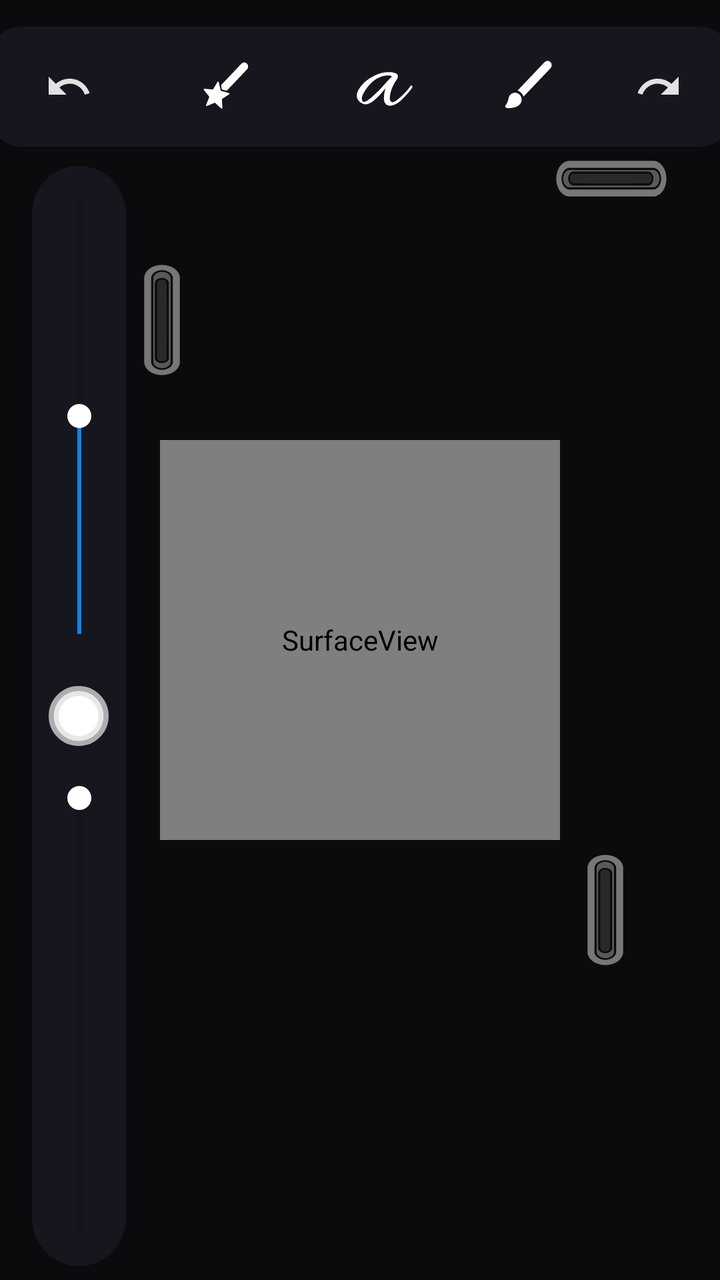
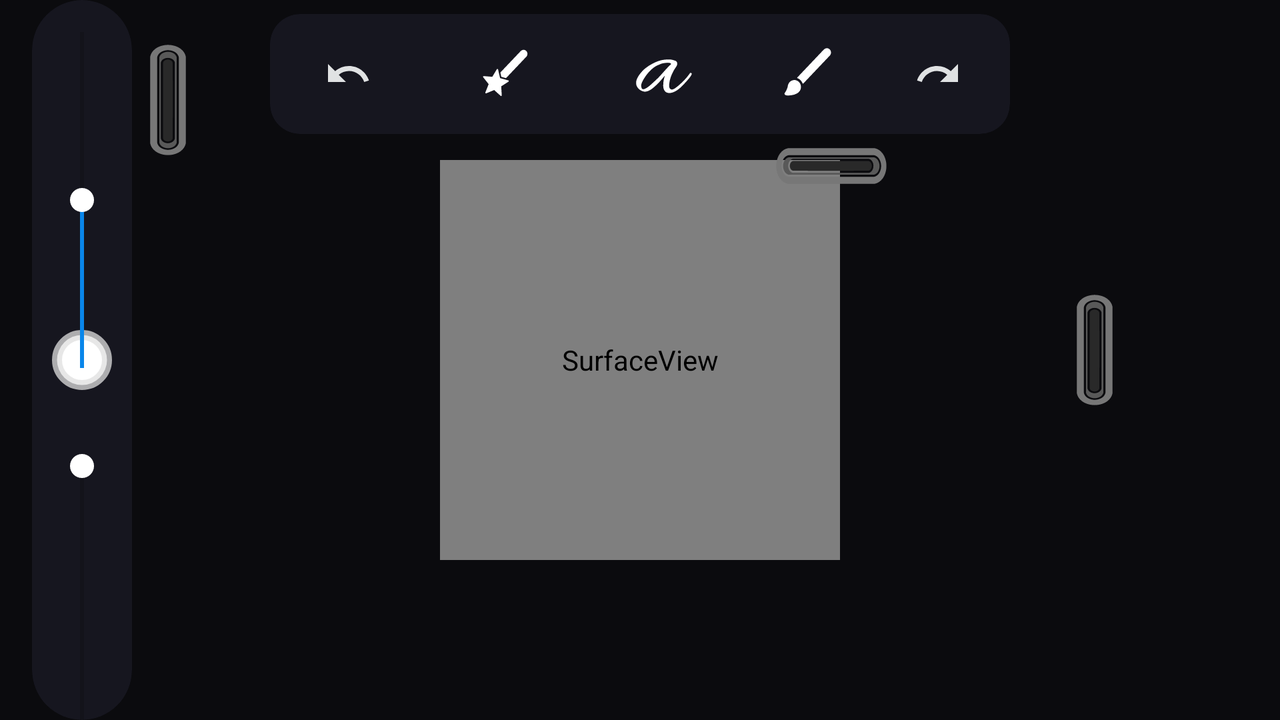

First picture: res/layout/ on a phone held upright. Second picture: the repository's own variant of that layout, on a device whose configuration matches the variant's folder. Source for both follows.
<!-- AndroidManifest.xml: application theme Theme.Retractablewindowborder -->
<!-- res/layout/activity_canvasactivity.xml -->
<?xml version="1.0" encoding="utf-8"?>
<androidx.constraintlayout.widget.ConstraintLayout xmlns:android="http://schemas.android.com/apk/res/android"
    xmlns:app="http://schemas.android.com/apk/res-auto"
    xmlns:tools="http://schemas.android.com/tools"
    android:id="@+id/parentcon"
    android:layout_width="match_parent"
    android:layout_height="match_parent"
    android:background="@drawable/grid_pattern">

    <SurfaceView
        android:id="@+id/mainsurfaceView"
        android:layout_width="600px"
        android:layout_height="600px"
        android:background="@color/white"
        app:layout_constraintBottom_toBottomOf="@+id/drawingview"
        app:layout_constraintEnd_toEndOf="parent"
        app:layout_constraintStart_toStartOf="parent"
        app:layout_constraintTop_toTopOf="parent" />


    <androidx.cardview.widget.CardView
        android:id="@+id/layercard"
        android:layout_width="250dp"
        android:layout_height="550dp"
        android:layout_gravity="right"

        android:layout_marginTop="80dp"
        android:layout_marginRight="1dp"
        android:visibility="gone"

        app:cardBackgroundColor="#F2171720"
        app:cardCornerRadius="18dp"
        app:cardElevation="0dp"
        app:cardUseCompatPadding="false"
        app:layout_constraintBottom_toBottomOf="parent"
        app:layout_constraintEnd_toEndOf="parent"
        app:layout_constraintHorizontal_bias="0.874"
        app:layout_constraintStart_toStartOf="parent"
        app:layout_constraintTop_toTopOf="parent"
        app:layout_constraintVertical_bias="0.287">

        <androidx.cardview.widget.CardView
            android:id="@+id/cardViewdx"
            android:layout_width="225dp"
            android:layout_height="45dp"
            android:layout_marginLeft="12dp"
            android:layout_marginTop="55dp"
            app:cardBackgroundColor="#24242C"
            app:cardCornerRadius="15dp">

            
            <ImageButton
                android:id="@+id/imageButton"
                android:layout_width="wrap_content"
                android:layout_height="wrap_content"
                android:layout_gravity="center_vertical|end"
                android:backgroundTint="#00000000"
                app:srcCompat="@drawable/baseline_add_24" />
        </androidx.cardview.widget.CardView>

        <TextView
            android:id="@+id/textView5"
            android:layout_width="wrap_content"
            android:layout_height="wrap_content"
            android:layout_marginLeft="30dp"
            android:layout_marginTop="15dp"
            android:text="Layers"
            android:textColor="@color/white"
            android:textSize="25dp"
            android:textStyle="bold" />


        <androidx.cardview.widget.CardView
            android:layout_width="220dp"
            android:layout_height="350dp"
            android:layout_marginLeft="15dp"
            android:layout_marginTop="120dp"
            app:cardBackgroundColor="#1B1B22"
            app:cardCornerRadius="12dp">

            <ListView
                android:id="@+id/myListView"
                android:layout_width="230dp"
                android:layout_height="380dp"
                android:layout_gravity="center_horizontal"
                android:layout_marginTop="100dp" />
        </androidx.cardview.widget.CardView>


    </androidx.cardview.widget.CardView>


    <ImageButton
        android:id="@+id/imageButtonrightbottom"
        android:layout_width="24dp"
        android:layout_height="70dp"
        android:layout_gravity="right"
        android:layout_marginEnd="0dp"
        android:layout_marginBottom="150dp"

        android:background="@null"
        app:layout_constraintBottom_toBottomOf="parent"
        app:layout_constraintEnd_toStartOf="@+id/layercard"
        app:srcCompat="@drawable/untitled488_20230330114216" />

    <androidx.cardview.widget.CardView
        android:id="@+id/adjustbar"
        android:layout_width="47dp"
        android:layout_height="550dp"
        android:layout_marginStart="16dp"
        android:layout_marginTop="80dp"
        android:visibility="visible"
        app:cardBackgroundColor="#F2171720"
        app:cardCornerRadius="25dp"
        app:cardElevation="0dp"
        app:cardUseCompatPadding="false"
        app:layout_constraintBottom_toBottomOf="parent"
        app:layout_constraintStart_toStartOf="parent"
        app:layout_constraintTop_toTopOf="parent"
        app:layout_constraintVertical_bias="0.287">


        <ImageButton
            android:id="@+id/colourselect"
            android:layout_width="30dp"
            android:layout_height="30dp"
            android:layout_gravity="center_horizontal"
            android:layout_marginTop="260dp"
            android:background="@drawable/colorselection" />

        <SeekBar
            android:id="@+id/seekBar3"
            android:layout_width="250dp"
            android:layout_height="50dp"
            android:layout_gravity="center_horizontal"
            android:layout_marginTop="100dp"
            android:progress="50"
            android:progressTint="#0986EA"
            android:rotation="-90"
            android:thumbTint="@color/white" />

        <SeekBar
            android:id="@+id/seekBar4"
            android:layout_width="250dp"
            android:layout_height="50dp"
            android:layout_gravity="center_horizontal"
            android:layout_marginTop="400dp"
            android:progress="100"
            android:progressTint="#00FFFFFF"
            android:rotation="-90"
            android:thumbTint="@color/white"

            />
    </androidx.cardview.widget.CardView>

    <androidx.cardview.widget.CardView
        android:id="@+id/toolbar"
        android:layout_width="370dp"
        android:layout_height="60dp"

        android:layout_gravity="center_horizontal"
        android:visibility="visible"
        app:cardBackgroundColor="#F2171720"
        app:cardCornerRadius="15dp"
        app:cardElevation="0dp"
        app:cardUseCompatPadding="false"
        app:layout_constraintBottom_toBottomOf="parent"
        app:layout_constraintEnd_toEndOf="parent"
        app:layout_constraintStart_toStartOf="parent"
        app:layout_constraintTop_toTopOf="parent"
        app:layout_constraintVertical_bias="0.023">


        <ImageButton
            android:id="@+id/imageButton8"
            android:layout_width="wrap_content"
            android:layout_height="wrap_content"
            android:layout_gravity="center_vertical"
            android:layout_marginLeft="310dp"
            android:backgroundTint="#00FFFFFF"
            app:srcCompat="@drawable/baseline_redo_24" />

        <ImageButton
            android:id="@+id/imageButton9"
            android:layout_width="wrap_content"
            android:layout_height="wrap_content"
            android:layout_gravity="center_vertical"
            android:layout_marginLeft="15dp"
            android:backgroundTint="#00FFFFFF"
            app:srcCompat="@drawable/baseline_undo_24" />
        <ImageButton
            android:id="@+id/imageButtonchanger"
            android:layout_width="wrap_content"
            android:layout_height="wrap_content"
            android:layout_gravity="center_vertical"
            app:layout_constraintStart_toStartOf="@id/imageButton9"
            android:layout_marginLeft="240dp"

            android:backgroundTint="#00FFFFFF"
            app:srcCompat="@drawable/iconbrush" />
        <ImageButton
            android:id="@+id/imageButtonbn"
            android:layout_width="wrap_content"
            android:layout_height="wrap_content"
            android:layout_gravity="center_vertical"
            app:layout_constraintStart_toStartOf="@id/imageButton9"
            android:layout_marginLeft="165dp"

            android:backgroundTint="#00FFFFFF"
            app:srcCompat="@drawable/icontxt" />
        <ImageButton
            android:id="@+id/imageButtobnbn"
            android:layout_width="wrap_content"
            android:layout_height="wrap_content"
            android:layout_gravity="center_vertical"
            app:layout_constraintStart_toStartOf="@id/imageButton9"
            android:layout_marginLeft="90dp"

            android:backgroundTint="#00FFFFFF"
            app:srcCompat="@drawable/iconmagicbrusher" />


    </androidx.cardview.widget.CardView>

    <ImageButton
        android:id="@+id/imageButton5"
        android:layout_width="77dp"
        android:layout_height="32dp"
        android:layout_marginEnd="16dp"
        android:background="@null"
        app:layout_constraintEnd_toEndOf="parent"
        app:layout_constraintTop_toBottomOf="@+id/toolbar"
        app:srcCompat="@drawable/retractsidetoside" />

    <ImageButton
        android:id="@+id/imageButton6"
        android:layout_width="24dp"
        android:layout_height="70dp"
        android:layout_marginLeft="6dp"
        android:layout_marginTop="125dp"
        android:background="@null"
        app:layout_constraintStart_toEndOf="@+id/adjustbar"
        app:layout_constraintTop_toTopOf="parent"
        app:srcCompat="@drawable/untitled488_20230330114216" />

    <View
        android:id="@+id/drawingview"
        android:layout_width="wrap_content"
        android:layout_height="wrap_content"
        app:layout_constraintBottom_toBottomOf="parent"
        app:layout_constraintEnd_toEndOf="parent"
        app:layout_constraintHorizontal_bias="0.0"
        app:layout_constraintStart_toStartOf="parent"
        app:layout_constraintTop_toTopOf="parent"

        />

    <androidx.cardview.widget.CardView
        android:id="@+id/colorsolsce"
        android:layout_width="260dp"
        android:layout_height="290dp"
        app:layout_constraintBottom_toBottomOf="parent"
        app:layout_constraintStart_toEndOf="@+id/adjustbar"
        app:layout_constraintTop_toTopOf="parent"
        app:cardCornerRadius="20dp"
        app:cardBackgroundColor="#1B1B22"
        android:layout_marginLeft="10dp"
android:visibility="gone"


        />

    <androidx.cardview.widget.CardView
        android:id="@+id/selectorcard"
        android:layout_width="55dp"
        android:layout_height="250dp"
        android:layout_marginTop="15dp"
        android:layout_marginRight="95dp"
        app:cardBackgroundColor="#1B1B22"
        app:cardCornerRadius="30dp"
        app:layout_constraintEnd_toEndOf="@+id/drawingview"
        app:layout_constraintTop_toBottomOf="@+id/toolbar"
        android:visibility="gone"/>


</androidx.constraintlayout.widget.ConstraintLayout>
<!-- resources referenced by this layout -->
<resources>
  <!-- drawable baseline_add_24 (drawable) -->
  <vector android:height="24dp" android:tint="#E8EAEE"
      android:viewportHeight="24" android:viewportWidth="24"
      android:width="24dp" xmlns:android="http://schemas.android.com/apk/res/android">
      <path android:fillColor="@android:color/white" android:pathData="M19,13h-6v6h-2v-6H5v-2h6V5h2v6h6v2z"/>
  </vector>
  <!-- drawable baseline_redo_24 (drawable) -->
  <vector android:autoMirrored="true" android:height="24dp"
      android:tint="#E0E2E3" android:viewportHeight="24"
      android:viewportWidth="24" android:width="24dp" xmlns:android="http://schemas.android.com/apk/res/android">
      <path android:fillColor="@android:color/white" android:pathData="M18.4,10.6C16.55,8.99 14.15,8 11.5,8c-4.65,0 -8.58,3.03 -9.96,7.22L3.9,16c1.05,-3.19 4.05,-5.5 7.6,-5.5 1.95,0 3.73,0.72 5.12,1.88L13,16h9V7l-3.6,3.6z"/>
  </vector>
  <!-- drawable baseline_undo_24 (drawable) -->
  <vector android:autoMirrored="true" android:height="24dp"
      android:tint="#E0E2E3" android:viewportHeight="24"
      android:viewportWidth="24" android:width="24dp" xmlns:android="http://schemas.android.com/apk/res/android">
      <path android:fillColor="@android:color/white" android:pathData="M12.5,8c-2.65,0 -5.05,0.99 -6.9,2.6L2,7v9h9l-3.62,-3.62c1.39,-1.16 3.16,-1.88 5.12,-1.88 3.54,0 6.55,2.31 7.6,5.5l2.37,-0.78C21.08,11.03 17.15,8 12.5,8z"/>
  </vector>
  <!-- drawable colorselection (drawable) -->
  <shape xmlns:android="http://schemas.android.com/apk/res/android">
      <solid android:color="#FFFFFF"/>
  
      <corners android:radius="100dp"/>
      <stroke
          android:width="5dp"
          android:color="#BFDFDFDF" />
  
      <padding android:left="5dp" android:top="5dp" android:right="5dp" android:bottom="5dp"/>
  </shape>
  <!-- drawable grid_pattern (drawable) -->
  <shape xmlns:android="http://schemas.android.com/apk/res/android">
      
      <corners android:radius="0dp" />
  
      <solid android:color="#0B0B0E" /> 
  
      
      <stroke
          android:width="0dp"
          android:color="@color/white"
  
  
          /> 
  
  </shape>
  <!-- drawable iconbrush: vector/xml drawable (drawable, 2357 chars, omitted) -->
  <!-- drawable iconmagicbrusher: vector/xml drawable (drawable, 6290 chars, omitted) -->
  <!-- drawable icontxt: vector/xml drawable (drawable, 7788 chars, omitted) -->
  <!-- drawable retractsidetoside: vector/xml drawable (drawable, 3204 chars, omitted) -->
  <!-- drawable untitled488_20230330114216: vector/xml drawable (drawable, 3225 chars, omitted) -->
  <style name="Theme.Retractablewindowborder" parent="Theme.MaterialComponents.DayNight.NoActionBar">
          
          <item name="colorPrimary">#269BF4</item>
          <item name="colorPrimaryVariant">@color/black</item>
          <item name="colorOnPrimary">@color/white</item>
          
          <item name="colorSecondary">#576063</item>
          <item name="colorSecondaryVariant">@color/teal_700</item>
          <item name="colorOnSecondary">@color/black</item>
          
          <item name="android:statusBarColor">?attr/colorPrimaryVariant</item>
          
  
      </style>
</resources>
<!-- res/layout-land/activity_canvasactivity.xml (the repository's variant of the layout above) -->
<!-- drawn on the phone turned sideways -->
<?xml version="1.0" encoding="utf-8"?>
<androidx.constraintlayout.widget.ConstraintLayout xmlns:android="http://schemas.android.com/apk/res/android"
    xmlns:app="http://schemas.android.com/apk/res-auto"
    xmlns:tools="http://schemas.android.com/tools"
    android:id="@+id/parentcon"
    android:layout_width="match_parent"
    android:layout_height="match_parent"
    android:background="@drawable/grid_pattern">

    <SurfaceView
        android:id="@+id/mainsurfaceView"
        android:layout_width="600px"
        android:layout_height="600px"
        android:background="@color/white"
        app:layout_constraintBottom_toBottomOf="@+id/drawingview"
        app:layout_constraintEnd_toEndOf="parent"
        app:layout_constraintStart_toStartOf="parent"
        app:layout_constraintTop_toTopOf="parent" />


    <androidx.cardview.widget.CardView
        android:id="@+id/layercard"
        android:layout_width="265dp"
        android:layout_height="550dp"
        android:layout_gravity="right"

        android:layout_marginTop="80dp"

        android:visibility="gone"

        app:cardBackgroundColor="#F2171720"
        app:cardCornerRadius="18dp"
        app:cardElevation="0dp"
        app:cardUseCompatPadding="false"
        app:layout_constraintBottom_toBottomOf="parent"
        app:layout_constraintEnd_toEndOf="parent"
        app:layout_constraintHorizontal_bias="0.874"
        app:layout_constraintStart_toStartOf="parent"
        app:layout_constraintTop_toTopOf="parent"
        app:layout_constraintVertical_bias="0.287">

        <androidx.cardview.widget.CardView
            android:id="@+id/cardViewdx"
            android:layout_width="225dp"
            android:layout_height="45dp"
            android:layout_marginLeft="20dp"
            android:layout_marginTop="55dp"
            app:cardBackgroundColor="#24242C"
            app:cardCornerRadius="15dp">

            
            <ImageButton
                android:id="@+id/imageButton"
                android:layout_width="wrap_content"
                android:layout_height="match_parent"
                android:layout_gravity="center_vertical|end"
                android:backgroundTint="#00000000"
                app:srcCompat="@drawable/baseline_add_24" />
        </androidx.cardview.widget.CardView>

        <TextView
            android:id="@+id/textView5"
            android:layout_width="wrap_content"
            android:layout_height="wrap_content"
            android:layout_marginLeft="30dp"
            android:layout_marginTop="15dp"
            android:text="Layers"
            android:textColor="@color/white"
            android:textSize="25dp"
            android:textStyle="bold" />


        <androidx.cardview.widget.CardView
            android:layout_width="220dp"
            android:layout_height="350dp"
            android:layout_marginLeft="20dp"
            android:layout_marginTop="120dp"
            app:cardBackgroundColor="#00323232"


            app:cardCornerRadius="12dp">

            <ListView
                android:id="@+id/myListView"
                android:layout_width="match_parent"
                android:layout_height="match_parent"
                android:divider="#818181"
                android:dividerHeight="1dp"
                android:listSelector="#0f0"
                android:layout_gravity="center_horizontal"

                />
        </androidx.cardview.widget.CardView>


    </androidx.cardview.widget.CardView>


    <ImageButton
        android:id="@+id/imageButtonrightbottom"
        android:layout_width="24dp"
        android:layout_height="70dp"
        android:layout_gravity="right"
        android:layout_marginEnd="0dp"
        android:layout_marginBottom="150dp"

        android:background="@null"
        app:layout_constraintBottom_toBottomOf="parent"
        app:layout_constraintEnd_toStartOf="@+id/layercard"
        app:srcCompat="@drawable/untitled488_20230330114216" />

    <androidx.cardview.widget.CardView
        android:id="@+id/adjustbar"
        android:layout_width="50dp"
        android:layout_height="match_parent"
        android:layout_marginStart="16dp"

        android:visibility="visible"
        app:cardBackgroundColor="#F2171720"
        app:cardCornerRadius="25dp"
        app:cardElevation="0dp"
        app:cardUseCompatPadding="false"
        app:layout_constraintBottom_toBottomOf="parent"
        app:layout_constraintStart_toStartOf="parent"
        app:layout_constraintTop_toTopOf="parent"
        app:layout_constraintVertical_bias="0.287">


        <ImageButton
            android:id="@+id/colourselect"
            android:layout_width="30dp"
            android:layout_height="30dp"
            android:layout_gravity="center"
            android:background="@drawable/colorselection" />

        <SeekBar
            android:id="@+id/seekBar3"
            android:layout_width="200dp"
            android:layout_height="50dp"
            android:layout_gravity="center_horizontal"
            android:layout_marginTop="75dp"
            android:progress="50"
            android:progressTint="#0986EA"
            android:rotation="-90"
            android:thumbTint="@color/white" />

        <SeekBar
            android:id="@+id/seekBar4"
            android:layout_width="200dp"
            android:layout_height="50dp"
            android:layout_gravity="center_horizontal"
            android:layout_marginTop="292dp"
            android:progress="100"
            android:progressTint="#00C51212"
            android:rotation="-90"
            android:thumbTint="@color/white"

            />
    </androidx.cardview.widget.CardView>

    <androidx.cardview.widget.CardView
        android:id="@+id/toolbar"
        android:layout_width="370dp"
        android:layout_height="60dp"

        android:layout_gravity="center_horizontal"
        android:visibility="visible"
        app:cardBackgroundColor="#F2171720"
        app:cardCornerRadius="15dp"
        app:cardElevation="0dp"
        app:cardUseCompatPadding="false"
        app:layout_constraintBottom_toBottomOf="parent"
        app:layout_constraintEnd_toEndOf="parent"
        app:layout_constraintStart_toStartOf="parent"
        app:layout_constraintTop_toTopOf="parent"
        app:layout_constraintVertical_bias="0.023">


        <ImageButton
            android:id="@+id/imageButton8"
            android:layout_width="wrap_content"
            android:layout_height="wrap_content"
            android:layout_gravity="center_vertical"
            android:layout_marginLeft="310dp"
            android:backgroundTint="#00FFFFFF"
            app:srcCompat="@drawable/baseline_redo_24" />

        <ImageButton
            android:id="@+id/imageButton9"
            android:layout_width="wrap_content"
            android:layout_height="wrap_content"
            android:layout_gravity="center_vertical"
            android:layout_marginLeft="15dp"
            android:backgroundTint="#00FFFFFF"
            app:srcCompat="@drawable/baseline_undo_24" />
        <ImageButton
            android:id="@+id/imageButtonchanger"
            android:layout_width="wrap_content"
            android:layout_height="wrap_content"
            android:layout_gravity="center_vertical"
            app:layout_constraintStart_toStartOf="@id/imageButton9"
            android:layout_marginLeft="240dp"

            android:backgroundTint="#00FFFFFF"
            app:srcCompat="@drawable/iconbrush" />
        <ImageButton
            android:id="@+id/imageButtonbn"
            android:layout_width="wrap_content"
            android:layout_height="wrap_content"
            android:layout_gravity="center_vertical"
            app:layout_constraintStart_toStartOf="@id/imageButton9"
            android:layout_marginLeft="165dp"

            android:backgroundTint="#00FFFFFF"
            app:srcCompat="@drawable/icontxt" />
        <ImageButton
            android:id="@+id/imageButtobnbn"
            android:layout_width="wrap_content"
            android:layout_height="wrap_content"
            android:layout_gravity="center_vertical"
            app:layout_constraintStart_toStartOf="@id/imageButton9"
            android:layout_marginLeft="90dp"

            android:backgroundTint="#00FFFFFF"
            app:srcCompat="@drawable/iconmagicbrusher" />


    </androidx.cardview.widget.CardView>

    <ImageButton
        android:id="@+id/imageButton5"
        android:layout_width="77dp"
        android:layout_height="32dp"
        android:layout_marginEnd="186dp"
        android:background="@null"
        app:layout_constraintEnd_toEndOf="parent"
        app:layout_constraintTop_toBottomOf="@+id/toolbar"
        app:srcCompat="@drawable/retractsidetoside" />

    <ImageButton
        android:id="@+id/imageButton6"
        android:layout_width="24dp"
        android:layout_height="70dp"
        android:layout_marginLeft="6dp"
        android:layout_marginTop="15dp"
        android:background="@null"
        app:layout_constraintStart_toEndOf="@+id/adjustbar"
        app:layout_constraintTop_toTopOf="parent"
        app:srcCompat="@drawable/untitled488_20230330114216" />

    <View
        android:id="@+id/drawingview"
        android:layout_width="wrap_content"
        android:layout_height="wrap_content"
        app:layout_constraintBottom_toBottomOf="parent"
        app:layout_constraintEnd_toEndOf="parent"
        app:layout_constraintHorizontal_bias="0.0"
        app:layout_constraintStart_toStartOf="parent"
        app:layout_constraintTop_toTopOf="parent"

        />

    <androidx.cardview.widget.CardView
        android:id="@+id/colorsolsce"
        android:layout_width="260dp"
        android:layout_height="290dp"
        app:layout_constraintBottom_toBottomOf="parent"
        app:layout_constraintStart_toEndOf="@+id/adjustbar"
        app:layout_constraintTop_toTopOf="parent"
        app:cardCornerRadius="20dp"
        app:cardBackgroundColor="#1B1B22"
        android:layout_marginLeft="10dp"
android:visibility="gone"


        />


    <androidx.cardview.widget.CardView
        android:id="@+id/selectorcard"
        android:layout_width="60dp"
        android:layout_height="180dp"
        android:layout_marginTop="15dp"
        android:layout_marginRight="95dp"
        app:cardBackgroundColor="#1B1B22"
        app:cardCornerRadius="30dp"
        app:layout_constraintEnd_toEndOf="@+id/drawingview"
        app:layout_constraintTop_toBottomOf="@+id/toolbar"
        android:visibility="gone">

        <RadioGroup
            android:id="@+id/radioGroupbrush"
            android:layout_width="match_parent"
            android:layout_height="match_parent"
            android:layout_gravity="center"
            android:gravity="center_horizontal"
            android:orientation="vertical">

            <RadioButton
                android:id="@+id/imageButton10"
                android:layout_width="40dp"
                android:layout_height="40dp"
                android:layout_marginTop="20dp"
                android:background="@drawable/iconbrush"
                android:backgroundTint="#FFFFFF"
                android:checked="true"
                android:button="@android:color/transparent" />

            <RadioButton
                android:id="@+id/imageButton11"
                android:layout_width="30dp"
                android:layout_height="30dp"
                android:checked="true"
                android:layout_marginTop="20dp"
                android:background="@drawable/iconeraser"
                android:button="@android:color/transparent" />

            <RadioButton
                android:id="@+id/imageButton12"
                android:layout_width="30dp"
                android:layout_height="30dp"
                android:checked="true"
                android:layout_marginTop="20dp"
                android:background="@drawable/iconeraser"
                android:button="@android:color/transparent" />

        </RadioGroup>
    </androidx.cardview.widget.CardView>





</androidx.constraintlayout.widget.ConstraintLayout>
<!-- resources referenced by the variant -->
<!-- as the phone turned sideways resolves them -->
<resources>
  <!-- drawable baseline_add_24 (drawable) -->
  <vector android:height="24dp" android:tint="#E8EAEE"
      android:viewportHeight="24" android:viewportWidth="24"
      android:width="24dp" xmlns:android="http://schemas.android.com/apk/res/android">
      <path android:fillColor="@android:color/white" android:pathData="M19,13h-6v6h-2v-6H5v-2h6V5h2v6h6v2z"/>
  </vector>
  <!-- drawable baseline_redo_24 (drawable) -->
  <vector android:autoMirrored="true" android:height="24dp"
      android:tint="#E0E2E3" android:viewportHeight="24"
      android:viewportWidth="24" android:width="24dp" xmlns:android="http://schemas.android.com/apk/res/android">
      <path android:fillColor="@android:color/white" android:pathData="M18.4,10.6C16.55,8.99 14.15,8 11.5,8c-4.65,0 -8.58,3.03 -9.96,7.22L3.9,16c1.05,-3.19 4.05,-5.5 7.6,-5.5 1.95,0 3.73,0.72 5.12,1.88L13,16h9V7l-3.6,3.6z"/>
  </vector>
  <!-- drawable baseline_undo_24 (drawable) -->
  <vector android:autoMirrored="true" android:height="24dp"
      android:tint="#E0E2E3" android:viewportHeight="24"
      android:viewportWidth="24" android:width="24dp" xmlns:android="http://schemas.android.com/apk/res/android">
      <path android:fillColor="@android:color/white" android:pathData="M12.5,8c-2.65,0 -5.05,0.99 -6.9,2.6L2,7v9h9l-3.62,-3.62c1.39,-1.16 3.16,-1.88 5.12,-1.88 3.54,0 6.55,2.31 7.6,5.5l2.37,-0.78C21.08,11.03 17.15,8 12.5,8z"/>
  </vector>
  <!-- drawable colorselection (drawable) -->
  <shape xmlns:android="http://schemas.android.com/apk/res/android">
      <solid android:color="#FFFFFF"/>
  
      <corners android:radius="100dp"/>
      <stroke
          android:width="5dp"
          android:color="#BFDFDFDF" />
  
      <padding android:left="5dp" android:top="5dp" android:right="5dp" android:bottom="5dp"/>
  </shape>
  <!-- drawable grid_pattern (drawable) -->
  <shape xmlns:android="http://schemas.android.com/apk/res/android">
      
      <corners android:radius="0dp" />
  
      <solid android:color="#0B0B0E" /> 
  
      
      <stroke
          android:width="0dp"
          android:color="@color/white"
  
  
          /> 
  
  </shape>
  <style name="Theme.Retractablewindowborder" parent="Theme.MaterialComponents.DayNight.NoActionBar">
          
          <item name="colorPrimary">#269BF4</item>
          <item name="colorPrimaryVariant">@color/black</item>
          <item name="colorOnPrimary">@color/white</item>
          
          <item name="colorSecondary">#576063</item>
          <item name="colorSecondaryVariant">@color/teal_700</item>
          <item name="colorOnSecondary">@color/black</item>
          
          <item name="android:statusBarColor">?attr/colorPrimaryVariant</item>
          
  
      </style>
</resources>
